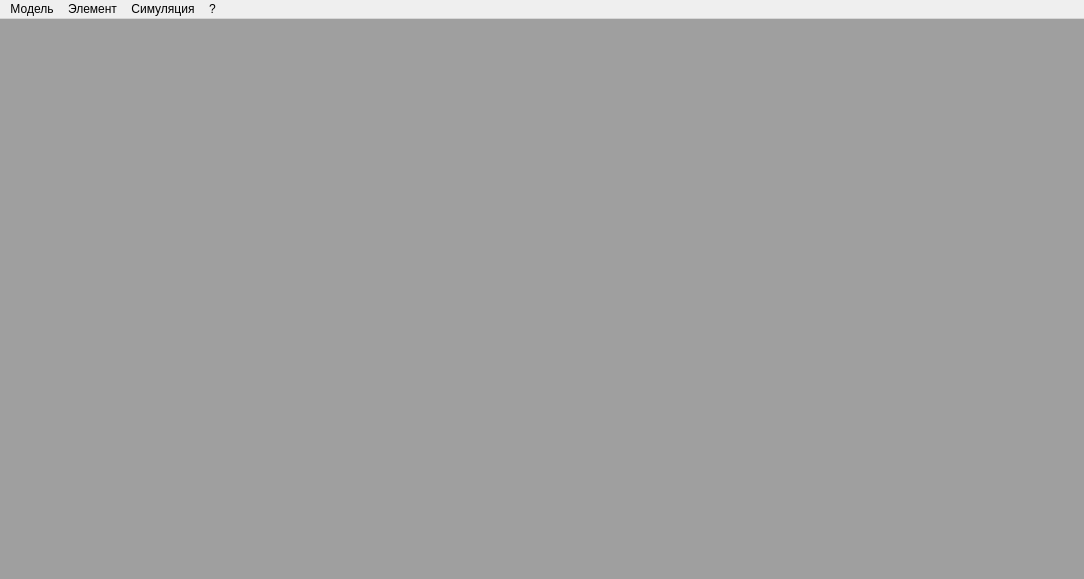
<?xml version="1.0" encoding="UTF-8"?>
<ui version="4.0">
 <class>MainWindow</class>
 <widget class="QMainWindow" name="MainWindow">
  <property name="geometry">
   <rect>
    <x>0</x>
    <y>0</y>
    <width>1084</width>
    <height>579</height>
   </rect>
  </property>
  <property name="windowTitle">
   <string>Queueing Model Builder</string>
  </property>
  <property name="dockOptions">
   <set>QMainWindow::AllowNestedDocks|QMainWindow::AllowTabbedDocks|QMainWindow::AnimatedDocks</set>
  </property>
  <widget class="QWidget" name="centralWidget">
   <property name="sizePolicy">
    <sizepolicy hsizetype="Fixed" vsizetype="Fixed">
     <horstretch>0</horstretch>
     <verstretch>0</verstretch>
    </sizepolicy>
   </property>
   <layout class="QGridLayout" name="gridLayout">
    <property name="margin">
     <number>0</number>
    </property>
    <item row="0" column="0">
     <widget class="QMdiArea" name="mdiArea">
      <property name="viewMode">
       <enum>QMdiArea::TabbedView</enum>
      </property>
      <property name="documentMode">
       <bool>true</bool>
      </property>
      <property name="tabShape">
       <enum>QTabWidget::Rounded</enum>
      </property>
     </widget>
    </item>
   </layout>
  </widget>
  <widget class="QMenuBar" name="menuBar">
   <property name="geometry">
    <rect>
     <x>0</x>
     <y>0</y>
     <width>1084</width>
     <height>26</height>
    </rect>
   </property>
   <widget class="QMenu" name="menu">
    <property name="title">
     <string>Модель</string>
    </property>
    <addaction name="createModel"/>
    <addaction name="openModel"/>
    <addaction name="saveModel"/>
    <addaction name="separator"/>
    <addaction name="closeModel"/>
   </widget>
   <widget class="QMenu" name="menu_2">
    <property name="title">
     <string>Симуляция</string>
    </property>
    <addaction name="startSimulation"/>
    <addaction name="stopSimulation"/>
   </widget>
   <widget class="QMenu" name="menu_3">
    <property name="title">
     <string>?</string>
    </property>
    <addaction name="about"/>
    <addaction name="projectPage"/>
   </widget>
   <widget class="QMenu" name="elementMenu">
    <property name="enabled">
     <bool>true</bool>
    </property>
    <property name="title">
     <string>Элемент</string>
    </property>
    <addaction name="elementProperties"/>
    <addaction name="separator"/>
    <addaction name="deleteElement"/>
   </widget>
   <addaction name="menu"/>
   <addaction name="elementMenu"/>
   <addaction name="menu_2"/>
   <addaction name="menu_3"/>
  </widget>
  <action name="createModel">
   <property name="text">
    <string>Создать</string>
   </property>
   <property name="shortcut">
    <string>Ctrl+N</string>
   </property>
  </action>
  <action name="openModel">
   <property name="text">
    <string>Открыть</string>
   </property>
   <property name="shortcut">
    <string>Ctrl+O</string>
   </property>
  </action>
  <action name="saveModel">
   <property name="text">
    <string>Сохранить</string>
   </property>
   <property name="shortcut">
    <string>Ctrl+S</string>
   </property>
  </action>
  <action name="startSimulation">
   <property name="text">
    <string>Начать</string>
   </property>
   <property name="shortcut">
    <string>F5</string>
   </property>
  </action>
  <action name="stopSimulation">
   <property name="text">
    <string>Остановить</string>
   </property>
   <property name="shortcut">
    <string>Esc</string>
   </property>
  </action>
  <action name="about">
   <property name="text">
    <string>О программе</string>
   </property>
   <property name="shortcut">
    <string>F1</string>
   </property>
   <property name="menuRole">
    <enum>QAction::AboutRole</enum>
   </property>
  </action>
  <action name="projectPage">
   <property name="text">
    <string>Страничка проекта</string>
   </property>
  </action>
  <action name="arrowTool">
   <property name="checkable">
    <bool>true</bool>
   </property>
   <property name="icon">
    <iconset>
     <normaloff>F:/Программирование/Графика/glyphs/menu.ico</normaloff>F:/Программирование/Графика/glyphs/menu.ico</iconset>
   </property>
   <property name="text">
    <string>Указатель</string>
   </property>
   <property name="toolTip">
    <string>Указатель</string>
   </property>
  </action>
  <action name="generatorTool">
   <property name="checkable">
    <bool>true</bool>
   </property>
   <property name="checked">
    <bool>false</bool>
   </property>
   <property name="text">
    <string>Генератор</string>
   </property>
   <property name="toolTip">
    <string>Генератор</string>
   </property>
  </action>
  <action name="queueTool">
   <property name="checkable">
    <bool>true</bool>
   </property>
   <property name="text">
    <string>Очередь</string>
   </property>
   <property name="toolTip">
    <string>Очередь</string>
   </property>
  </action>
  <action name="handlerTool">
   <property name="checkable">
    <bool>true</bool>
   </property>
   <property name="text">
    <string>Обработчик</string>
   </property>
   <property name="toolTip">
    <string>Обслуживающий аппарат</string>
   </property>
  </action>
  <action name="toolsCaption">
   <property name="enabled">
    <bool>false</bool>
   </property>
   <property name="text">
    <string>Элементы</string>
   </property>
   <property name="font">
    <font>
     <weight>75</weight>
     <bold>true</bold>
     <underline>false</underline>
     <kerning>true</kerning>
    </font>
   </property>
  </action>
  <action name="simCaption">
   <property name="enabled">
    <bool>false</bool>
   </property>
   <property name="text">
    <string>Симуляция</string>
   </property>
   <property name="font">
    <font>
     <weight>75</weight>
     <bold>true</bold>
    </font>
   </property>
  </action>
  <action name="closeModel">
   <property name="text">
    <string>Закрыть</string>
   </property>
  </action>
  <action name="terminatorTool">
   <property name="checkable">
    <bool>true</bool>
   </property>
   <property name="text">
    <string>Терминатор</string>
   </property>
   <property name="toolTip">
    <string>Терминатор</string>
   </property>
  </action>
  <action name="elementProperties">
   <property name="text">
    <string>Свойства</string>
   </property>
  </action>
  <action name="deleteElement">
   <property name="text">
    <string>Удалить</string>
   </property>
  </action>
 </widget>
 <layoutdefault spacing="6" margin="11"/>
 <resources/>
 <connections/>
 <slots>
  <slot>tool_triggered()</slot>
 </slots>
</ui>
